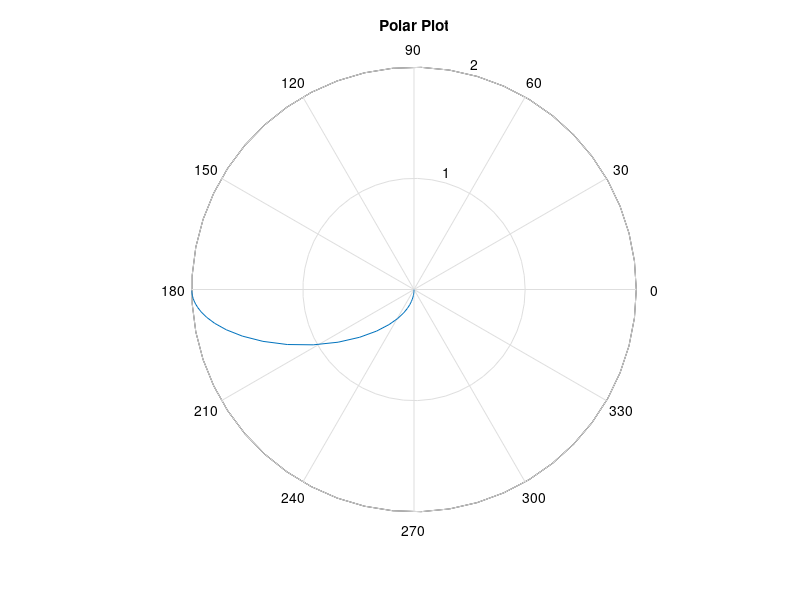

Write the MATLAB code that produced this figure.
num=[1 2];
den=[1 0 -1]; 
w=logspace(-2,3); 
G=freqs(num,den,w); 
FI=angle(G); 
polar(FI,abs(G)); 
title('Polar Plot')
